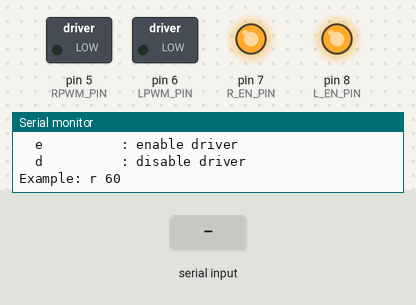
Simulated run of this sketch. Board: Arduino Uno, built with avr-gcc and run on an emulated ATmega328P. On the bench: switched loads named in the sketch (green lamp = pin HIGH), output pins drawn as LEDs (lit = HIGH), the last lines printed to the serial monitor. Inputs (shaded band) come from the test bench.

Above: at 1.2 s.
1.3 s: "d90\n" received over Serial
At 2.1 s:
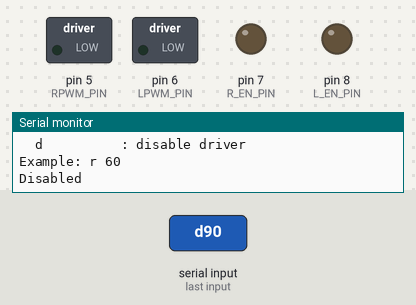
2.8 s: "90 45\n" received over Serial
4.3 s: "s90\n" received over Serial
Timing chart, 0 to 7.3 s (numbered marks = the images above; inputs shaded):
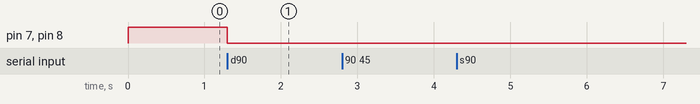

The sketch:

advance_motor_test.ino
```cpp
// ===== BTS7960 Test: Ramp + Serial control =====

const int RPWM_PIN = 5;   // RPWM  (~)
const int LPWM_PIN = 6;   // LPWM  (~)
const int R_EN_PIN = 7;   // R_EN
const int L_EN_PIN = 8;   // L_EN

int currentPWM = 0;       // 0..255
int targetPWM  = 0;       // 0..255
int direction  = 0;       // +1 = right(RPWM), -1 = left(LPWM), 0 = stop
bool enabled   = true;

const int RAMP_STEP = 5;          // PWM step per tick
const int RAMP_DELAY_MS = 30;     // time between steps

void applyOutput(int dir, int pwm) {
  pwm = constrain(pwm, 0, 255);
  if (!enabled || dir == 0 || pwm == 0) {
    analogWrite(RPWM_PIN, 0);
    analogWrite(LPWM_PIN, 0);
    return;
  }

  if (dir > 0) { // right
    analogWrite(RPWM_PIN, pwm);
    analogWrite(LPWM_PIN, 0);
  } else {       // left
    analogWrite(RPWM_PIN, 0);
    analogWrite(LPWM_PIN, pwm);
  }
}

void setEnable(bool en) {
  enabled = en;
  digitalWrite(R_EN_PIN, enabled ? HIGH : LOW);
  digitalWrite(L_EN_PIN, enabled ? HIGH : LOW);
  if (!enabled) {
    currentPWM = 0;
    targetPWM = 0;
    direction = 0;
    applyOutput(0, 0);
  }
}

void stopMotor() {
  direction = 0;
  targetPWM = 0;
}

void rampTick() {
  if (currentPWM == targetPWM) {
    applyOutput(direction, currentPWM);
    return;
  }

  if (currentPWM < targetPWM) currentPWM += RAMP_STEP;
  else currentPWM -= RAMP_STEP;

  // avoid overshoot
  if ((RAMP_STEP > 0) && abs(currentPWM - targetPWM) < RAMP_STEP) currentPWM = targetPWM;

  applyOutput(direction, currentPWM);
  delay(RAMP_DELAY_MS);
}

void printHelp() {
  Serial.println("Commands:");
  Serial.println("  r <0-255>  : rotate RIGHT (RPWM) to PWM value");
  Serial.println("  l <0-255>  : rotate LEFT  (LPWM) to PWM value");
  Serial.println("  s          : stop");
  Serial.println("  e          : enable driver");
  Serial.println("  d          : disable driver");
  Serial.println("Example: r 60");
}

void setup() {
  Serial.begin(115200);

  pinMode(RPWM_PIN, OUTPUT);
  pinMode(LPWM_PIN, OUTPUT);
  pinMode(R_EN_PIN, OUTPUT);
  pinMode(L_EN_PIN, OUTPUT);

  setEnable(true);
  applyOutput(0, 0);

  Serial.println("BTS7960 ramp+serial test ready.");
  printHelp();
}

void loop() {
  // Handle serial input
  if (Serial.available()) {
    String cmd = Serial.readStringUntil('\n');
    cmd.trim();
    if (cmd.length() == 0) return;

    char c = cmd.charAt(0);

    if (c == 's') {
      stopMotor();
      Serial.println("Stop");
    } else if (c == 'e') {
      setEnable(true);
      Serial.println("Enabled");
    } else if (c == 'd') {
      setEnable(false);
      Serial.println("Disabled");
    } else if (c == 'r' || c == 'l') {
      int spaceIdx = cmd.indexOf(' ');
      if (spaceIdx < 0) {
        Serial.println("Missing value. Example: r 60");
      } else {
        int val = cmd.substring(spaceIdx + 1).toInt();
        val = constrain(val, 0, 255);

        direction = (c == 'r') ? +1 : -1;
        targetPWM = val;

        Serial.print(c == 'r' ? "RIGHT PWM target=" : "LEFT PWM target=");
        Serial.println(targetPWM);
      }
    } else {
      Serial.println("Unknown command.");
      printHelp();
    }
  }

  // Smoothly move toward target
  rampTick();
}
```

Measured:
- after the input at 1.3 s, pin 7 (R_EN_PIN), pin 8 (L_EN_PIN): HIGH → LOW at once
